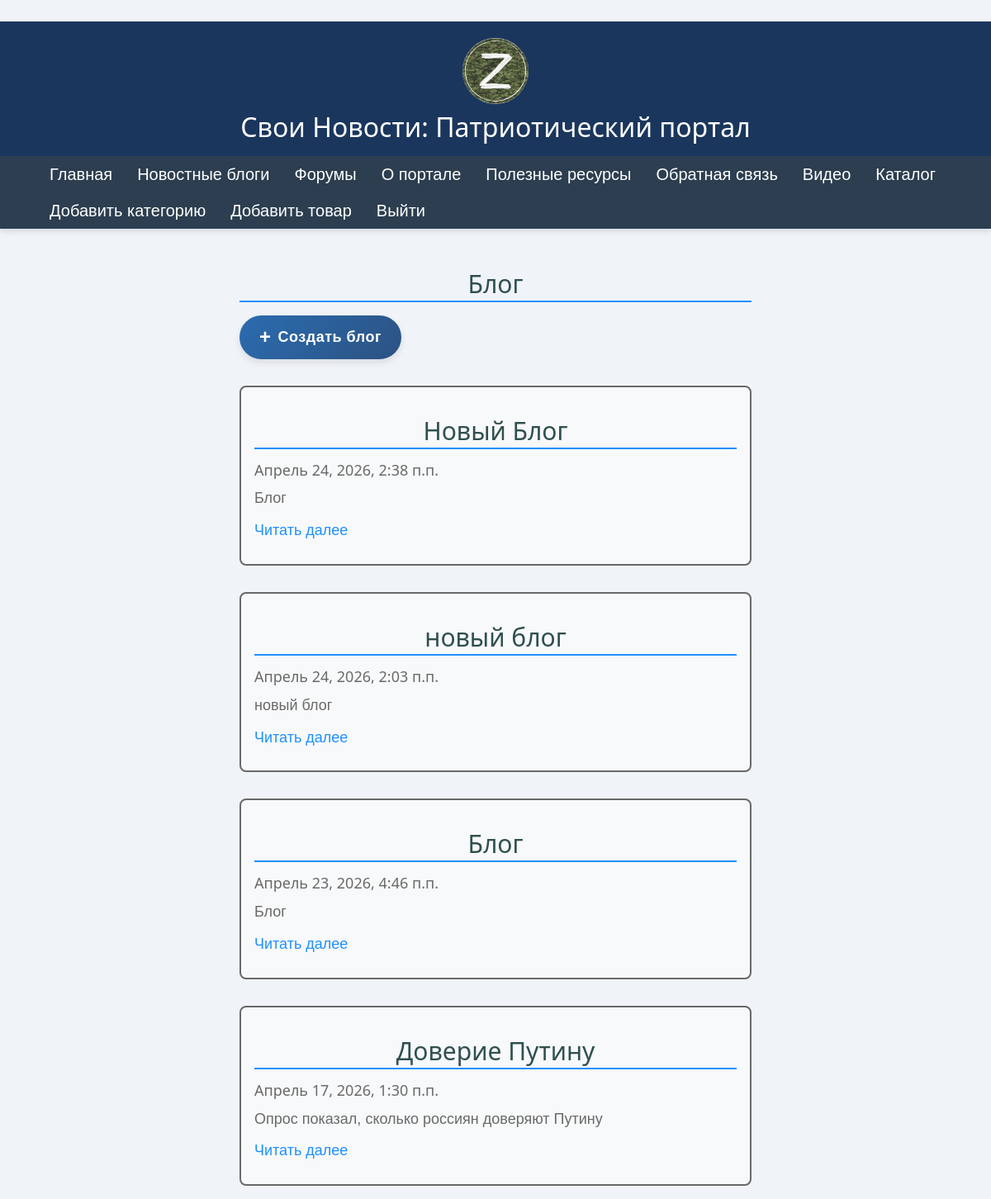
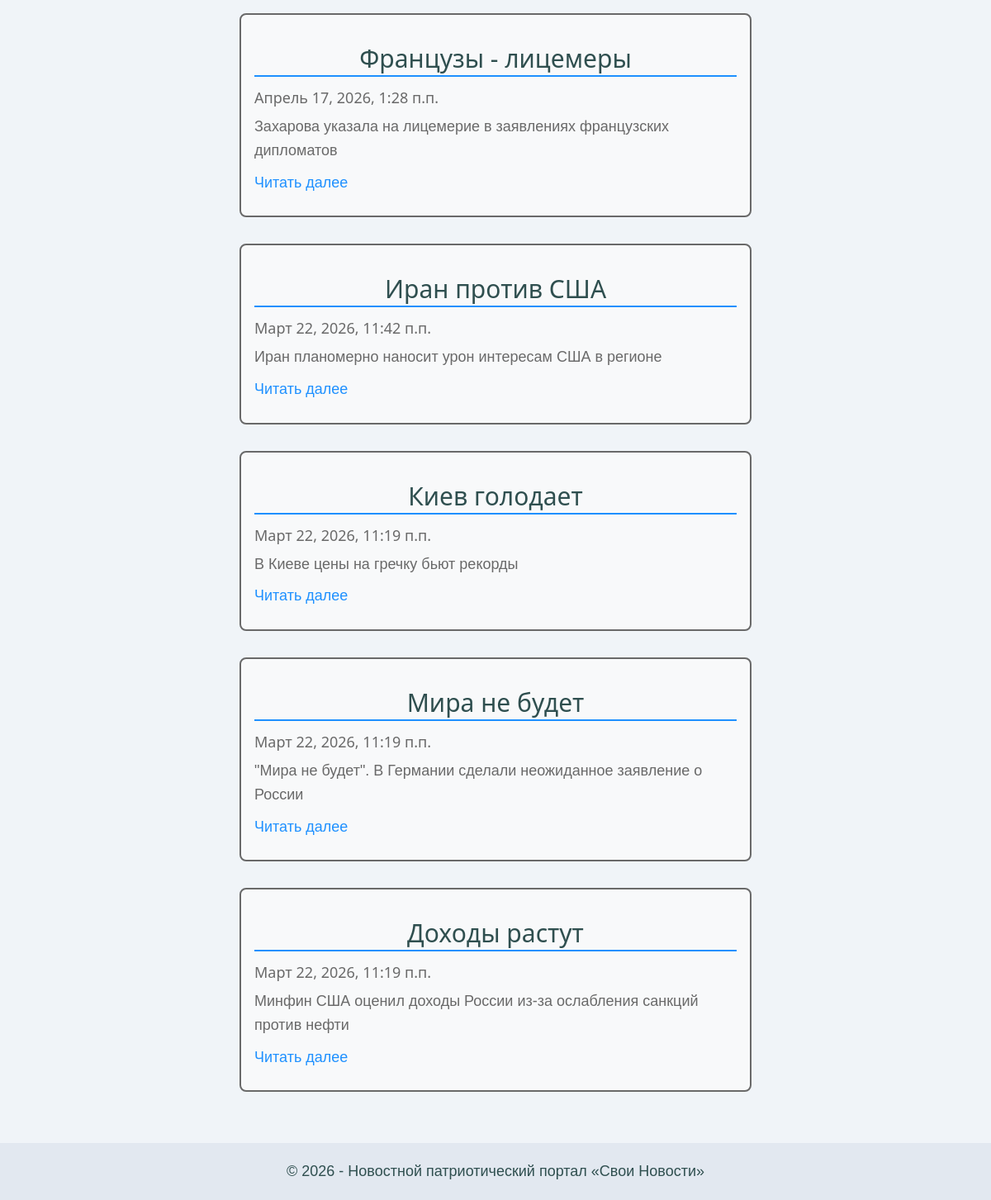
/blogs/ (signed in), run on the app's committed database (2 pictures, top to bottom).
### app/models.py (models this page shows, shortened)
class Blog(models.Model):
    title = models.CharField(max_length=100, unique_for_date="posted", verbose_name="Заголовок")
    description = models.TextField(verbose_name="Краткое содержание")
    content = models.TextField(verbose_name="Полное содержание")
    posted = models.DateTimeField(default = datetime.now(), db_index = True, verbose_name = "Опубликована")
    author = models.ForeignKey(User, null=True, blank=True, on_delete = models.SET_NULL, verbose_name = "Автор")
    image = models.FileField(default = "temp.jpg", verbose_name = "Путь к картинке")
    class Meta:
        db_table = "Posts"
        ordering = ["-posted"]
        verbose_name = "Статья блога"
        verbose_name_plural = "Статьи блога"

### app/views.py (the view)
# urls.py: path('blogs/', views.blogs, name='blogs'),
def blogs(request):
    assert isinstance(request, HttpRequest)
    posts = Blog.objects.all()
    return render(
        request,
        'app/blogs.html',
        {
            'title':'Блог',
            'posts': posts,
            'year': datetime.now().year,
        }
    )

### app/templates/app/blogs.html
﻿{% extends "app/layout.html" %}
{% block content %}
<h2 class="page-title">{{ title }}</h2>
{% if user.is_superuser %}
<a href="{% url 'newpost' %}" class="create-blog">
    Создать блог
</a>
{% endif %}
{% for post in posts %}
<div class="blog-post">
    <h2 class="post-title"> {{post.title}} </h2>
    <h4 class="post-date"> {{post.posted}} </h4>
    <p class="post-desc"> {{post.description}} </p>
    <p>
        <a href="{% url 'blogpost' parametr=post.id %}" class="read-more">
            Читать далее
        </a>
    </p>
</div>
{% endfor %}
{% endblock %}

### app/static/app/content/site.css (style rules this page uses)
﻿html, body { height: 100%; margin: 0; padding: 0; }
body { background-color: #f0f4f8; color: #333333; font-family: Arial; font-size: 16px; line-height: 1.6; min-height: 100vh; display: flex; flex-direction: column; }
a { color: dodgerblue; text-decoration: none; transition: color 0.2s ease; }
.read-more, .go-back { color: dodgerblue; font-weight: 500; }
p { font-size: 18px; line-height: 1.6; color: darkslategray; }
.post-desc { color: dimgray; }
h1, h2, h3, h4, h5, h6 { font-family: 'Segoe UI', Tahoma, Geneva, Verdana, sans-serif; }
h2.page-title, h2 { color: darkslategray; border-bottom: 2px solid dodgerblue; padding-bottom: 4px; margin-bottom: 16px; text-align: center; }
h4.post-date { color: dimgray; font-weight: 400; margin-top: 4px; }
.blog-post { margin-bottom: 32px; padding: 16px; border: 2px solid dimgray; border-radius: 8px; background-color: #f8f9fa; }
.create-blog { display: inline-flex; align-items: center; gap: 8px; background: linear-gradient(135deg, #2b6cb0, #2c5282); color: white !important; padding: 12px 24px; border: none; border-radius: 40px; font-size: 18px; font-weight: 600; text-decoration: none; margin-bottom: 32px; transition: all 0.3s ease; box-shadow: 0 4px 8px rgba(0, 0, 0, 0.1); letter-spacing: 0.5px; }
.create-blog::before { content: "+"; font-size: 24px; font-weight: 700; line-height: 1; transition: transform 0.2s ease; }

### data on the page
Blog: title "Новый Блог", posted "Апрель 24, 2026, 2:38 п.п.", description "Блог"
Blog: title "новый блог", posted "Апрель 24, 2026, 2:03 п.п.", description "новый блог"
Blog: title "Блог", posted "Апрель 23, 2026, 4:46 п.п.", description "Блог"
Blog: title "Доверие Путину", posted "Апрель 17, 2026, 1:30 п.п.", description "Опрос показал, сколько россиян доверяют Путину"
Blog: title "Французы - лицемеры", posted "Апрель 17, 2026, 1:28 п.п.", description "Захарова указала на лицемерие в заявлениях французских дипломатов"
Blog: title "Иран против США", posted "Март 22, 2026, 11:42 п.п.", description "Иран планомерно наносит урон интересам США в регионе"
Blog: title "Киев голодает", posted "Март 22, 2026, 11:19 п.п.", description "В Киеве цены на гречку бьют рекорды"
Blog: title "Мира не будет", posted "Март 22, 2026, 11:19 п.п.", description "\"Мира не будет\". В Германии сделали неожиданное заявление о России"
Blog: title "Доходы растут", posted "Март 22, 2026, 11:19 п.п.", description "Минфин США оценил доходы России из-за ослабления санкций против нефти"

### other printed values
{{ title }} "Блог"
